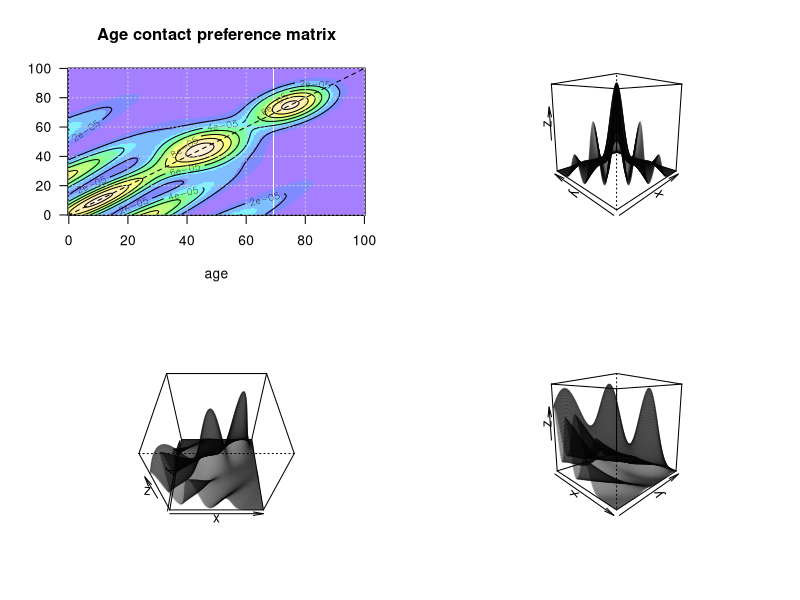

The R source for this figure:
x <- y <- seq(0,100,by=0.5)


psi <- function(x,y,a,b,w,q,r) {
	exp( -( ( (x-a) -(y-b) - q )^2  )/w^2 - ((x-a)^2+(y-b)^2)/r^2) 
}

z <- matrix(nrow = length(y), ncol = length(x))
tmp <- vector()

for(j in seq_along(x)){
	for(i in seq_along((y))){
		tmp[1] <- psi(x[j],y[i],a=0,b=0,w=9,q=28, r=45)   # parents/children
		tmp[2] <- psi(x[j],y[i],a=0,b=0,w=9,q=-28,r=45)   # parents/children
		
		tmp[3] <- psi(x[j],y[i],a=10,b=10,w=9,q=0,r=28)    # children/children
		
		tmp[4] <- psi(x[j],y[i],a=45,b=45,w=20,q=0,r=17)    # adults/adults
		
		tmp[5] <- psi(x[j],y[i],a=75,b=75,w=15,q=0,r=15)    # seniors
		
		tmp[6] <- psi(x[j],y[i],a=0,b=0,w=10,q=60,r=55)    # seniors/children
		tmp[7] <- psi(x[j],y[i],a=0,b=0,w=10,q=-60,r=55)    # seniors/children
		
		z[i,j] <- sum(tmp)
	}
}
z <- z / sum(z)

# PLOTS

par(mfrow=c(2,2))

image(x=x, y=y, z=z, 
	  col = topo.colors(12,0.5),
	  main = 'Age contact preference matrix', 
	  las=1, xlab='age',ylab='')
contour(x=x, y=y, z=z, add = TRUE,nlevels = 6)
grid()
abline(a=0,b=1,lty=2)

col.b <- rgb(0,0,0,0.1)
col.f <- rgb(0,0,0,0.1)

persp(x=x, y=y, z=z,
	  phi = 10, 
	  theta = -45,
	  col = col.f, border = col.b)

persp(x=x, y=y, z=z,
	  phi = 50, 
	  theta = 0,
	  col = col.f, border = col.b)
persp(x=x, y=y, z=z,
	  phi = 10, 
	  theta = 45,
	  col = col.f, border = col.b)
